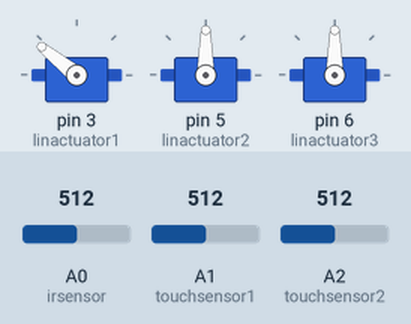
The sketch below on a simulated Arduino Uno, built with avr-gcc and run on an emulated ATmega328P. Shown: 3 × servo. The inputs (shaded band) are chosen by the test bench; at power-on: A0 (irsensor) = 512, A1 (touchsensor1) = 512, A2 (touchsensor2) = 512. What the sketch prints to the serial monitor is not drawn.

Above: at 0.1 s.
At 0.9 s:
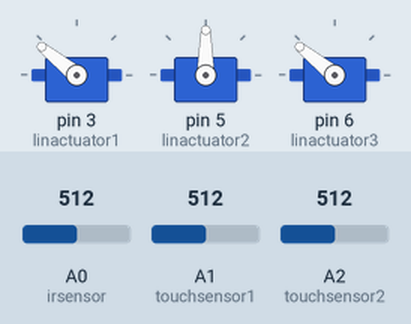
At 1.7 s:
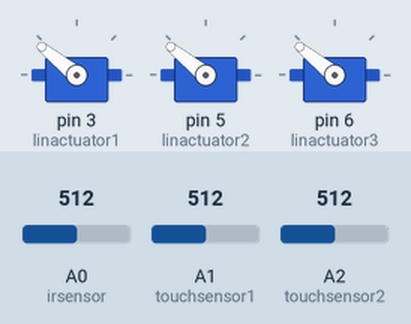
Timing chart, 0 to 3.2 s (numbered marks = the images above):
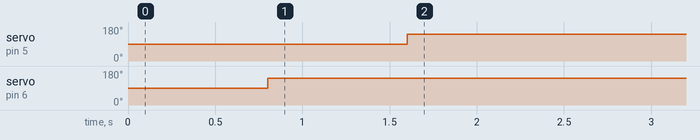

The sketch:

LinearActuatorTest.ino
```cpp
#include <Servo.h>

// pins to connect touch sensor and IR sensor . . . could be changed
const byte irsensor = A0;
const byte touchsensor1 = A1;
const byte touchsensor2 = A2;
//const byte touchsensor3 = A3;

const byte linactuator1 = 3;
const byte linactuator2 = 5;
const byte linactuator3 = 6;
const int maxclose = 1600;
String result="";

bool handclosed = true;

// need to change and calibrate values
int irthreshold = 970;
int touchthreshold = 950;

Servo myservo1;  // create servo object to control a servo
Servo myservo2;
Servo myservo3;  // twelve servo objects can be created on most boards

int pos = 0;    // variable to store the servo position

void setup() {
  //Setup input and outputs: LEDs out, pushbutton in.
  myservo1.attach(linactuator1);
  myservo2.attach(linactuator2);
  myservo3.attach(linactuator3);

  pinMode(irsensor, INPUT);

  Serial.begin(9600);
}

void loop() {
  if(handclosed){
    pos = 2000;
    myservo1.writeMicroseconds(pos);
    delay(800);
    myservo3.writeMicroseconds(pos);
    delay(800);
    myservo2.writeMicroseconds(pos);

    //Serial.println(pos);
    delay(7000);
    handclosed = false;
  }
  result = result + analogRead(irsensor) + "|" + analogRead(touchsensor1) + "|" + analogRead(touchsensor2);
  Serial.println(result);
  result = "";
  // when it detects an object, need to calibrate
  if (analogRead(irsensor) < irthreshold) {
    for (pos = 2000; pos >= maxclose-50; pos -= 1) { // goes from 0 degrees to 180 degrees
      if (analogRead(touchsensor1) < touchthreshold or analogRead(touchsensor2) < touchthreshold) {
        break;
      }
      result = result + analogRead(touchsensor1) + "|" + analogRead(touchsensor2) + "|" + pos;
      Serial.println(result);
      result = "";
        // in steps of 1 degree
      myservo2.writeMicroseconds(max(pos, maxclose));              // tell servo to go to position in variable 'pos'
      myservo3.writeMicroseconds(max(2000-(2000-pos)*5/3, 2000-(2000-maxclose) * 5/3));
      myservo1.writeMicroseconds(max(pos+50, maxclose));
      delay(30);
    //Serial.println(pos);
    //delay(2000);                       // waits 15ms for the servo to reach the position
    }
    handclosed = true;
  }
  if(handclosed){
    delay(5000);
  }
  delay(50);

}
```

Measured:
- by itself, servo on pin 5 (linactuator2): 90° → 141° at 1.6 s
- by itself, servo on pin 6 (linactuator3): 90° → 141° at 0.80 s
